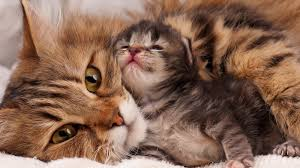
#> input picture photos/mother cat image.jpg, 300 x 168 px, found by its file name
$ python Text-image.py
#> lines starting #> are read from the running program, lines starting #| are printed output that depends on the picture; after the words box and inside, x2 and y2 are one past the last pixel; in counts of white or black regions, pixels touching at a corner belong together
#Here we will disscuss how we can text on a picture
#Syntax for texting on a image

#cv.putText(image,"text",org,font,font scale,color,thickness)
#importing cv
import cv2 as cv
#Loading image
image=cv.imread("photos\mother cat image.jpg")
#> image is the input picture: shape (168, 300, 3); mean B, G, R 85, 102.9, 136.7
#checking image shape
print(image.shape)
#| (168, 300, 3)
cv.putText(image,"This is mother image",(10,150),
           cv.FONT_HERSHEY_PLAIN,1.2,(255,0,0),1)
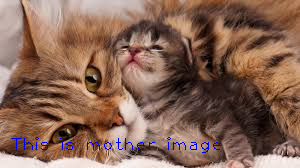
#> image: shape (168, 300, 3); 0.74% of pixels changed, all inside (x1, y1, x2, y2) = (11, 137, 221, 153)
cv.imshow("texting image show",image)
cv.waitKey(0)
cv.destroyAllWindows()

$ run again, with photos/Cat image 3.jpg copied over photos/mother cat image.jpg
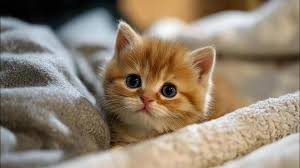
#> input picture photos/Cat image 3.jpg, 300 x 168 px, found by its file name
#> image is the input picture: shape (168, 300, 3); mean B, G, R 111.9, 129.9, 144.3
#| (168, 300, 3)
#> `cv.putText(image,"This is mother image",(10,150), cv.FONT_HERSHEY_PLAI..`:
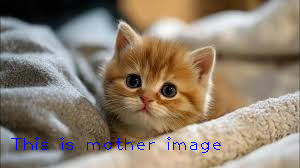
#> image: shape (168, 300, 3); 0.74% of pixels changed, all inside (x1, y1, x2, y2) = (11, 137, 221, 153)

$ run again, with photos/Low resolution.jpg copied over photos/mother cat image.jpg
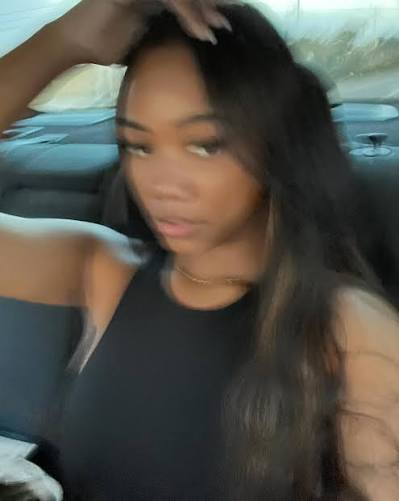
#> input picture photos/Low resolution.jpg, 399 x 501 px, found by its file name
#> image is the input picture: shape (501, 399, 3); mean B, G, R 74.1, 82.2, 84.4
#| (501, 399, 3)
#> `cv.putText(image,"This is mother image",(10,150), cv.FONT_HERSHEY_PLAI..`:
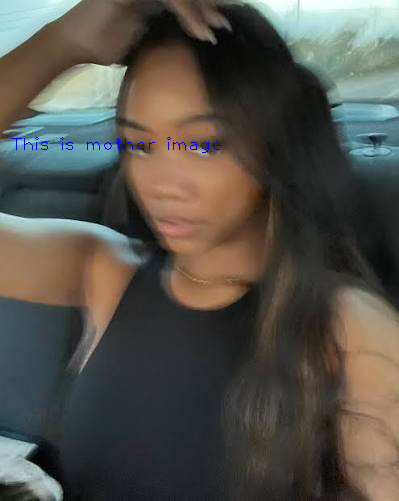
#> image: shape (501, 399, 3); 0.19% of pixels changed, all inside (x1, y1, x2, y2) = (11, 137, 221, 153)

$ run again, with photos/Nature.jpg copied over photos/mother cat image.jpg
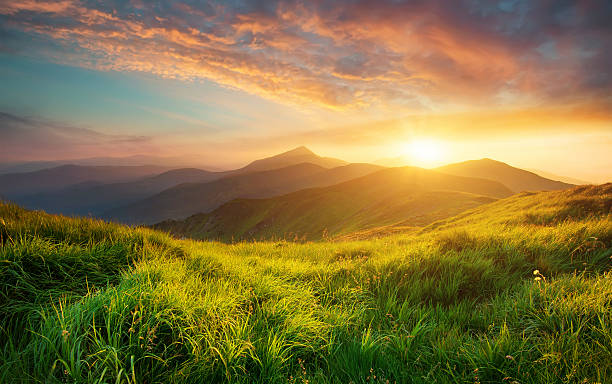
#> input picture photos/Nature.jpg, 612 x 384 px, found by its file name
#> image is the input picture: shape (384, 612, 3); mean B, G, R 66.6, 117.5, 134.5
#| (384, 612, 3)
#> `cv.putText(image,"This is mother image",(10,150), cv.FONT_HERSHEY_PLAI..`:
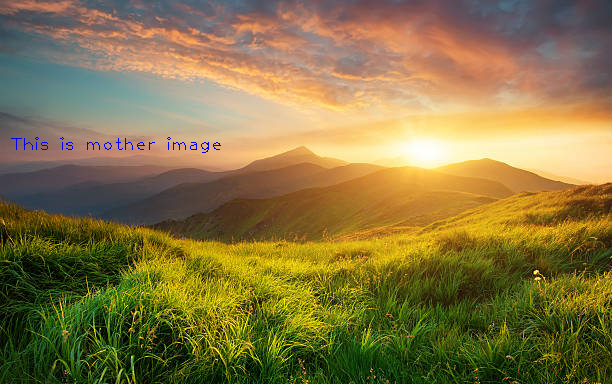
#> image: shape (384, 612, 3); 0.16% of pixels changed, all inside (x1, y1, x2, y2) = (11, 137, 221, 153)
